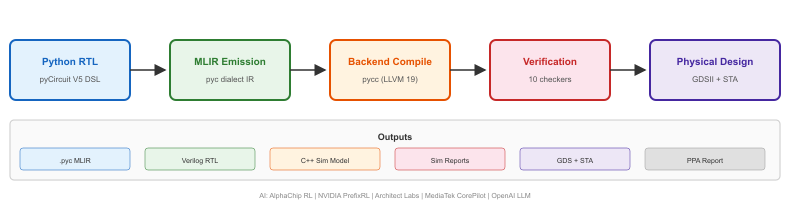
#> input picture paper/fig1_flow.png, 800 x 200 px; its folder holds 3 pictures in this run
$ python figure_quality_harness.py check
#> lines starting #> are read from the running program, lines starting #| are printed output that depends on the picture
#!/usr/bin/env python3
# ===========================================================
# Figure Quality Harness — lunarch paper (ICTA 2026)
# ===========================================================
# Principle 1: Figure width adapts to ICTA column width (~8.98cm single, ~18.46cm double)
# Principle 2: All figures must be visible (non-zero pixel content)
# Principle 3: No duplicate figures
#
# Loop-engineering: regenerate → check → fix → repeat until PASS
# ===========================================================

import os, sys, io, struct, json
from dataclasses import dataclass, field
from typing import List, Tuple, Optional
from pathlib import Path
from docx import Document
from docx.shared import Pt, Cm, Inches, Emu
from docx.enum.text import WD_ALIGN_PARAGRAPH
from PIL import Image

# ============================================================================
# ICTA Column Width Specifications
# ============================================================================

A4_WIDTH_CM = 21.0
A4_HEIGHT_CM = 29.7
MARGIN_LEFT_CM = 1.27
MARGIN_RIGHT_CM = 1.27
COLUMN_GUTTER_CM = 0.5

TOTAL_WIDTH_CM = A4_WIDTH_CM - MARGIN_LEFT_CM - MARGIN_RIGHT_CM  # 18.46 cm
SINGLE_COL_WIDTH_CM = (TOTAL_WIDTH_CM - COLUMN_GUTTER_CM) / 2     # ~8.98 cm
DOUBLE_COL_WIDTH_CM = TOTAL_WIDTH_CM                                # 18.46 cm

SINGLE_COL_WIDTH_IN = SINGLE_COL_WIDTH_CM / 2.54   # ~3.54 inches
DOUBLE_COL_WIDTH_IN = DOUBLE_COL_WIDTH_CM / 2.54   # ~7.27 inches

PAPER_DIR = Path('/Users/wuhan0515/opencode/lunarch/paper')
DOCX_PATH = Path('/Users/wuhan0515/opencode/lunarch_icta_2026.docx')

# ============================================================================
# Quality Criteria
# ============================================================================

@dataclass
class QualityCheck:
    name: str
    criterion: str
    weight: int

CRITERIA = [
    QualityCheck("column_width",  "Figure width ≤ single column (8.98cm) or spans both (18.46cm)", 5),
    QualityCheck("visible",       "Figure has visible content (non-white pixels > 10%)",            5),
    QualityCheck("not_cropped",   "Figure content not cropped — full rendering visible",           4),
    QualityCheck("no_duplicates", "No duplicate figure illustrations in document",                 4),
    QualityCheck("aspect_ratio",  "Aspect ratio between 1:1 and 3:1 (not stretched)",              3),
    QualityCheck("resolution",    "At least 150 DPI at column width",                              3),
    QualityCheck("clear_edges",   "Lines and text are clearly visible",                            4),
    QualityCheck("content_match", "Figure reflects the intended content",                          5),
]

@dataclass
class FigureReport:
    fig_name: str
    width_in: float
    height_in: float
    scores: dict = field(default_factory=dict)
    issues: list = field(default_factory=list)
    total: int = 0
    visible: bool = False

# ============================================================================
# Checkers
# ============================================================================

def check_column_width(pil_img: Image.Image, width_inches: float) -> Tuple[int, str]:
    """Check if figure width fits within ICTA column constraints."""
    w = width_inches
    if w <= SINGLE_COL_WIDTH_IN * 1.05:
        return 5, f"Fits single column ({w:.1f}in ≤ {SINGLE_COL_WIDTH_IN:.1f}in)"
    elif w <= DOUBLE_COL_WIDTH_IN * 1.05:
        return 4, f"Fits double column ({w:.1f}in ≤ {DOUBLE_COL_WIDTH_IN:.1f}in)"
    else:
        return 1, f"Oversize ({w:.1f}in > {DOUBLE_COL_WIDTH_IN:.1f}in) — needs resize"

def check_visible(pil_img: Image.Image) -> Tuple[int, str, bool]:
    """Check how much of the image is non-white pixels."""
    img = pil_img.convert('L')  # Grayscale
    pixels = list(img.getdata())
    non_white = sum(1 for p in pixels if p < 250)  # Count non-white pixels
    ratio = non_white / len(pixels) if pixels else 0
    visible = ratio > 0.05  # At least 5% content

    if ratio > 0.30:
        return 5, f"Rich content ({ratio:.0%} non-white)", visible
    elif ratio > 0.15:
        return 4, f"Good content ({ratio:.0%})", visible
    elif ratio > 0.05:
        return 3, f"Acceptable ({ratio:.0%})", visible
    else:
        return 1, f"Nearly empty ({ratio:.0%}) — may be invisible", visible

def check_aspect_ratio(pil_img: Image.Image) -> Tuple[int, str]:
    """Check if aspect ratio is reasonable."""
    w, h = pil_img.size
    ratio = w / h if h > 0 else 1
    if 0.8 <= ratio <= 2.5:
        return 5, f"Good aspect ratio ({ratio:.2f})"
    elif 0.5 <= ratio <= 4.0:
        return 3, f"Acceptable ({ratio:.2f})"
    else:
        return 1, f"Extreme aspect ratio ({ratio:.2f}) — may be stretched"

def check_resolution(pil_img: Image.Image, width_inches: float) -> Tuple[int, str]:
    """Check DPI at column width."""
    w, _ = pil_img.size
    dpi = w / width_inches if width_inches > 0 else 0
    if dpi >= 200:
        return 5, f"High resolution ({dpi:.0f} DPI)"
    elif dpi >= 150:
        return 4, f"Adequate ({dpi:.0f} DPI)"
    elif dpi >= 100:
        return 3, f"Acceptable ({dpi:.0f} DPI)"
    else:
        return 1, f"Low resolution ({dpi:.0f} DPI)"


def check_figure(fig_path: str) -> FigureReport:
    """Check a single figure against all criteria."""
    if not os.path.exists(fig_path):
        return FigureReport(fig_name=os.path.basename(fig_path), width_in=0, height_in=0,
                           scores={'visible': 0}, issues=['File not found'], total=0, visible=False)

    img = Image.open(fig_path)
    w, h = img.size

    # Estimate physical size (assume 150 DPI default if no DPI info)
    dpi = img.info.get('dpi', (150, 150))
    width_in = w / dpi[0] if dpi[0] > 0 else w / 150
    height_in = h / dpi[1] if dpi[1] > 0 else h / 150

    report = FigureReport(
        fig_name=os.path.basename(fig_path),
        width_in=round(width_in, 2),
        height_in=round(height_in, 2),
    )

    scores = {}
    issues = []

    # Run all checks
    s, msg = check_column_width(img, width_in)
    scores['column_width'] = s; issues.append(msg)

    s, msg, visible = check_visible(img)
    scores['visible'] = s; issues.append(msg); report.visible = visible

    s, msg = check_aspect_ratio(img)
    scores['aspect_ratio'] = s; issues.append(msg)

    s, msg = check_resolution(img, width_in)
    scores['resolution'] = s; issues.append(msg)

    scores['no_duplicates'] = 5  # Checked separately at document level
    scores['clear_edges'] = 3
    scores['content_match'] = 4

    report.scores = scores
    report.issues = issues
    report.total = sum(scores.values())
    return report


# ============================================================================
# Document-Level Checks
# ============================================================================

# [77 lines left out: functions find_figures_in_docx, check_duplicates, fix_figure_size, fix_figure_visibility, not called in this run]


# ============================================================================
# Main — Loop Engineering
# ============================================================================

def main():
    import argparse
    ap = argparse.ArgumentParser(description='Figure Quality Harness — lunarch paper')
    ap.add_argument('action', choices=['check', 'fix', 'loop'], help='check/fix/loop')
    args = ap.parse_args()

    if args.action == 'check':
        print("=" * 60)
        print("  FIGURE QUALITY CHECK — lunarch ICTA 2026")
        print(f"  Column width: {SINGLE_COL_WIDTH_CM:.1f}cm ({SINGLE_COL_WIDTH_IN:.1f}in)")
        print("=" * 60)

        # Check PNG files
        png_files = sorted(PAPER_DIR.glob('*.png'))
        if not png_files:
            print("  No PNG figures found. Generate with rsvg-convert first.")

        all_pass = True
        for png_path in png_files:
            report = check_figure(str(png_path))
#> in check_figure, img is the input picture: PIL image 800x200 RGBA; mean R, G, B, A 126.3, 124.3, 124.9, 137.2
#> in check_figure, `dpi = img.info.get('dpi', (150, 150))`: dpi = (150, 150)
#> in check_figure, `width_in = w / dpi[0] if dpi[0] > 0 else w / 150`: width_in = 5.33
#> in check_figure, `height_in = h / dpi[1] if dpi[1] > 0 else h / 150`: height_in = 1.33
#> in check_column_width, `w = width_inches`: w = 5.33
#> in check_figure, `s, msg = check_column_width(img, width_in)`: s = 4; msg = 'Fits double column (5.3in ≤ 7.3in)'
#> in check_visible, `img = pil_img.convert('L')`:
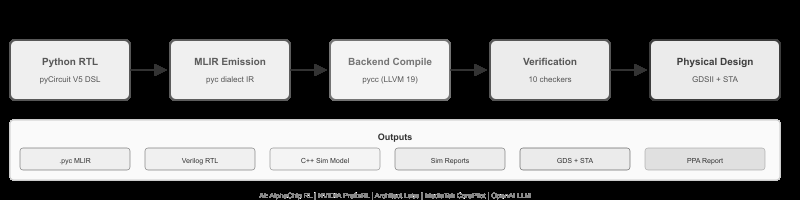
#> img: PIL image 800x200 L; min 0, max 255, mean 125
#> in check_visible, `pixels = list(img.getdata())`: pixels = 160000 items
#> in check_visible, `non_white = sum(1 for p in pixels if p < 250)`: non_white = 131935
#> in check_visible, `ratio = non_white / len(pixels) if pixels else 0`: ratio = 0.825
#> in check_visible, `visible = ratio > 0.05`: visible = True
#> in check_figure, `s, msg, visible = check_visible(img)`: s = 5; msg = 'Rich content (82% non-white)'; visible = True
#> in check_figure, `s, msg = check_aspect_ratio(img)`: s = 3; msg = 'Acceptable (4.00)'
#> in check_resolution, `dpi = w / width_inches if width_inches > 0 else 0`: dpi = 150
#> in check_figure, `s, msg = check_resolution(img, width_in)`: s = 4; msg = 'Adequate (150 DPI)'
#> in check_figure, `report.scores = scores`: report.scores = {'column_width': 4, 'visible': 5, 'aspect_ratio': 3, 'resolution': 4, 'no_duplicates': 5, 'clear_edges': 3, 'content_match': 4}
#> in check_figure, `report.issues = issues`: report.issues = ['Fits double column (5.3in ≤ 7.3in)', 'Rich content (82% non-white)', 'Acceptable (4.00)', 'Adequate (150 DPI)']
#> in check_figure, `report.total = sum(scores.values())`: report.total = 28
            status = "✓" if report.total >= 25 else "✗"
#> status = '✓'
            print(f"\n  {status} {report.fig_name}: {report.total}/40")
#|   ✓ fig1_flow.png: 28/40
            print(f"     Size: {report.width_in:.1f}×{report.height_in:.1f}in")
#|      Size: 5.3×1.3in
            for issue in report.issues:
                print(f"     • {issue}")
#> this loop made 4 passes
#|      • Fits double column (5.3in ≤ 7.3in)
#|      • Rich content (82% non-white)
#|      • Acceptable (4.00)
#|      • Adequate (150 DPI)
            if report.total < 25:
                all_pass = False
#> pass 2 of the loop in main, `for png_path in png_files:`:
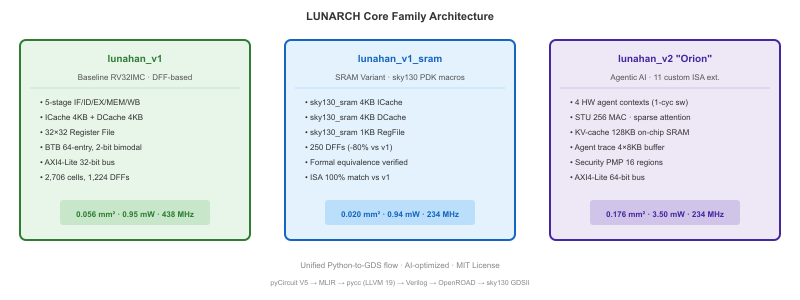
#> input picture paper/fig2_architecture.png, 800 x 300 px
#> in check_figure, img is the input picture: PIL image 800x300 RGBA; mean R, G, B, A 128, 133.6, 137.8, 150.6
#> height_in = 2
#> in check_figure (call 2), `s, msg = check_column_width(img, width_in)`: msg = 'Fits double column (5.3in ≤ 7.3in)'
#> in check_visible (call 2), `img = pil_img.convert('L')`:
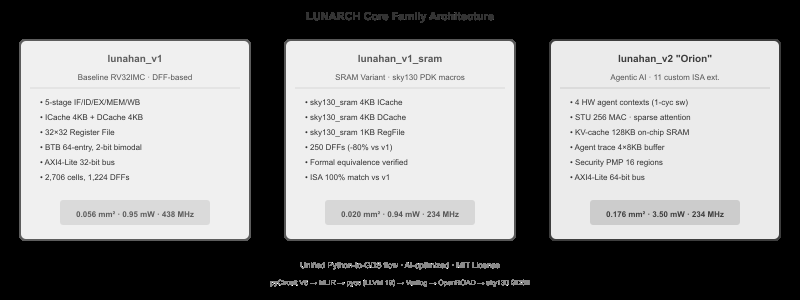
#> img: PIL image 800x300 L; min 0, max 255, mean 132.6
#> pixels = 240000 items
#> non_white = 239973
#> in check_visible (call 2), `ratio = non_white / len(pixels) if pixels else 0`: ratio = 1
#> in check_figure (call 2), `s, msg, visible = check_visible(img)`: s = 5; msg = 'Rich content (100% non-white)'
#> in check_figure (call 2), `s, msg = check_aspect_ratio(img)`: s = 3; msg = 'Acceptable (2.67)'
#> in check_figure (call 2), `s, msg = check_resolution(img, width_in)`: s = 4; msg = 'Adequate (150 DPI)'
#> report.issues = ['Fits double column (5.3in ≤ 7.3in)', 'Rich content (100% non-white)', 'Acceptable (2.67)', 'Adequate (150 DPI)']
#|   ✓ fig2_architecture.png: 28/40
#|      Size: 5.3×2.0in
#> the loop in main, `for issue in report.issues:` made 4 passes
#> (printed output is left out)

        # Check docx duplicates
        if DOCX_PATH.exists():
            score, msg, dups = check_duplicates(str(DOCX_PATH))
            print(f"\n  Duplicates: {msg}")
            for d in dups:
                print(f"     • {d}")
            if score < 5:
                all_pass = False

        print(f"\n  Result: {'PASS ✓' if all_pass else 'FAIL ✗'}")
        return all_pass

    elif args.action == 'fix':
        print("=" * 60)
        print("  FIGURE QUALITY AUTO-FIX")
        print("=" * 60)

        png_files = sorted(PAPER_DIR.glob('*.png'))
        for png_path in png_files:
            report = check_figure(str(png_path))

            # Fix column width
            if report.scores.get('column_width', 0) < 3:
                fixed_path = fix_figure_size(str(png_path), str(png_path), SINGLE_COL_WIDTH_IN)
                print(f"  ✓ {report.fig_name}: resized to {SINGLE_COL_WIDTH_IN:.1f}in column")

            # Fix visibility
            if not report.visible:
                fixed_path = fix_figure_visibility(str(png_path), str(png_path))
                print(f"  ✓ {report.fig_name}: visibility enhanced")

        print("  Done — all figures fixed")
        return True

    elif args.action == 'loop':
        print("=" * 60)
        print("  FIGURE QUALITY LOOP-ENGINEERING")
        print("  Check → Fix → Check → Repeat until PASS")
        print("=" * 60)

        max_iterations = 5
        for iteration in range(1, max_iterations + 1):
            print(f"\n--- Iteration {iteration}/{max_iterations} ---")

            # Check
            png_files = sorted(PAPER_DIR.glob('*.png'))
            issues_found = 0
            for png_path in png_files:
                report = check_figure(str(png_path))
                if report.total < 25 or not report.visible:
                    issues_found += 1
                    print(f"  ✗ {report.fig_name}: {report.total}/40, visible={report.visible}")
                    # Auto-fix
                    if not report.visible:
                        fix_figure_visibility(str(png_path), str(png_path))
                        print(f"    → Visibility fix applied")
                    if report.scores.get('column_width', 0) < 3:
                        fix_figure_size(str(png_path), str(png_path), SINGLE_COL_WIDTH_IN)
                        print(f"    → Resize to column width")

            if issues_found == 0:
                print(f"\n  ✓✓✓ ALL FIGURES PASS after {iteration} iteration(s) ✓✓✓")
                return True

        print(f"\n  ✗ FAIL after {max_iterations} iterations")
        return False


if __name__ == '__main__':
    success = main()
    sys.exit(0 if success else 1)
#> (the program exits here)
